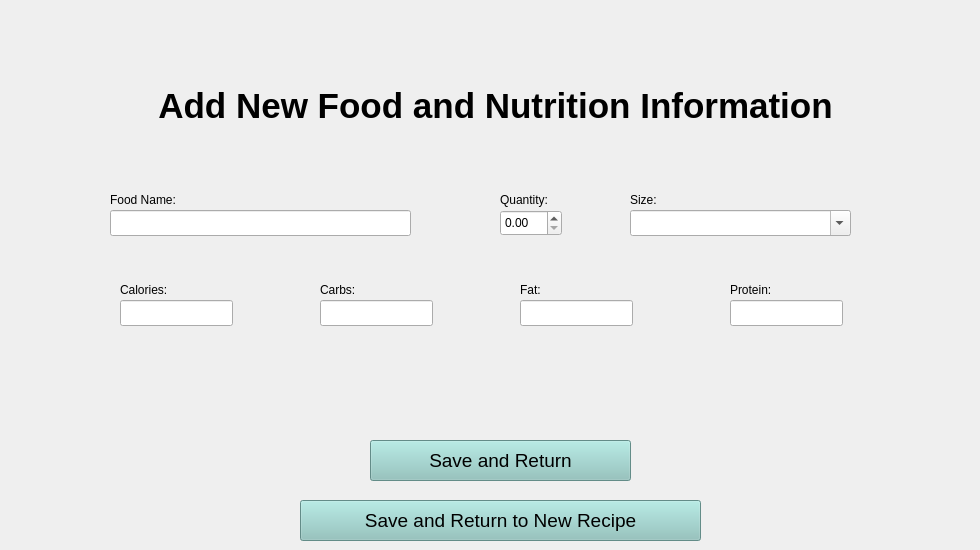
      <widget class="QWidget" name="editFoodPage">
       <widget class="QLineEdit" name="foodNameLine">
        <property name="geometry">
         <rect>
          <x>110</x>
          <y>210</y>
          <width>301</width>
          <height>26</height>
         </rect>
        </property>
       </widget>
       <widget class="QLabel" name="addFoodsAndNutLabel">
        <property name="geometry">
         <rect>
          <x>20</x>
          <y>70</y>
          <width>951</width>
          <height>71</height>
         </rect>
        </property>
        <property name="font">
         <font>
          <pointsize>26</pointsize>
          <bold>true</bold>
         </font>
        </property>
        <property name="layoutDirection">
         <enum>Qt::LeftToRight</enum>
        </property>
        <property name="text">
         <string>Add New Food and Nutrition Information</string>
        </property>
        <property name="alignment">
         <set>Qt::AlignCenter</set>
        </property>
       </widget>
       <widget class="QLabel" name="foodNameLabel">
        <property name="geometry">
         <rect>
          <x>110</x>
          <y>190</y>
          <width>101</width>
          <height>20</height>
         </rect>
        </property>
        <property name="text">
         <string>Food Name:</string>
        </property>
       </widget>
       <widget class="QDoubleSpinBox" name="quantityDoubleSpinBox">
        <property name="geometry">
         <rect>
          <x>500</x>
          <y>210</y>
          <width>62</width>
          <height>26</height>
         </rect>
        </property>
       </widget>
       <widget class="QLabel" name="quantityLabel">
        <property name="geometry">
         <rect>
          <x>500</x>
          <y>190</y>
          <width>63</width>
          <height>20</height>
         </rect>
        </property>
        <property name="text">
         <string>Quantity:</string>
        </property>
       </widget>
       <widget class="QComboBox" name="sizeComboBox">
        <property name="geometry">
         <rect>
          <x>630</x>
          <y>210</y>
          <width>221</width>
          <height>26</height>
         </rect>
        </property>
        <property name="editable">
         <bool>true</bool>
        </property>
       </widget>
       <widget class="QLabel" name="sizeLabel">
        <property name="geometry">
         <rect>
          <x>630</x>
          <y>190</y>
          <width>63</width>
          <height>20</height>
         </rect>
        </property>
        <property name="text">
         <string>Size:</string>
        </property>
       </widget>
       <widget class="QLabel" name="carbsLabel">
        <property name="geometry">
         <rect>
          <x>320</x>
          <y>280</y>
          <width>63</width>
          <height>20</height>
         </rect>
        </property>
        <property name="text">
         <string>Carbs:</string>
        </property>
       </widget>
       <widget class="QLabel" name="fatLabel">
        <property name="geometry">
         <rect>
          <x>520</x>
          <y>280</y>
          <width>63</width>
          <height>20</height>
         </rect>
        </property>
        <property name="text">
         <string>Fat:</string>
        </property>
       </widget>
       <widget class="QLabel" name="proteinLabel">
        <property name="geometry">
         <rect>
          <x>730</x>
          <y>280</y>
          <width>63</width>
          <height>20</height>
         </rect>
        </property>
        <property name="text">
         <string>Protein:</string>
        </property>
       </widget>
       <widget class="QLineEdit" name="carbsLine">
        <property name="geometry">
         <rect>
          <x>320</x>
          <y>300</y>
          <width>113</width>
          <height>26</height>
         </rect>
        </property>
       </widget>
       <widget class="QLineEdit" name="fatLine">
        <property name="geometry">
         <rect>
          <x>520</x>
          <y>300</y>
          <width>113</width>
          <height>26</height>
         </rect>
        </property>
       </widget>
       <widget class="QLineEdit" name="proteinLine">
        <property name="geometry">
         <rect>
          <x>730</x>
          <y>300</y>
          <width>113</width>
          <height>26</height>
         </rect>
        </property>
       </widget>
       <widget class="QPushButton" name="saveButton_3">
        <property name="geometry">
         <rect>
          <x>370</x>
          <y>440</y>
          <width>261</width>
          <height>41</height>
         </rect>
        </property>
        <property name="font">
         <font>
          <pointsize>14</pointsize>
         </font>
        </property>
        <property name="styleSheet">
         <string notr="true">background-color: rgb(139, 196, 190);</string>
        </property>
        <property name="text">
         <string>Save and Return</string>
        </property>
       </widget>
       <widget class="QLabel" name="caloriesLabel">
        <property name="geometry">
         <rect>
          <x>120</x>
          <y>280</y>
          <width>63</width>
          <height>20</height>
         </rect>
        </property>
        <property name="text">
         <string>Calories:</string>
        </property>
       </widget>
       <widget class="QLineEdit" name="caloriesLineEdit">
        <property name="geometry">
         <rect>
          <x>120</x>
          <y>300</y>
          <width>113</width>
          <height>26</height>
         </rect>
        </property>
       </widget>
       <widget class="QPushButton" name="saveButton_7">
        <property name="geometry">
         <rect>
          <x>300</x>
          <y>500</y>
          <width>401</width>
          <height>41</height>
         </rect>
        </property>
        <property name="font">
         <font>
          <pointsize>14</pointsize>
         </font>
        </property>
        <property name="styleSheet">
         <string notr="true">background-color: rgb(139, 196, 190);</string>
        </property>
        <property name="text">
         <string>Save and Return to New Recipe</string>
        </property>
       </widget>
      </widget>
